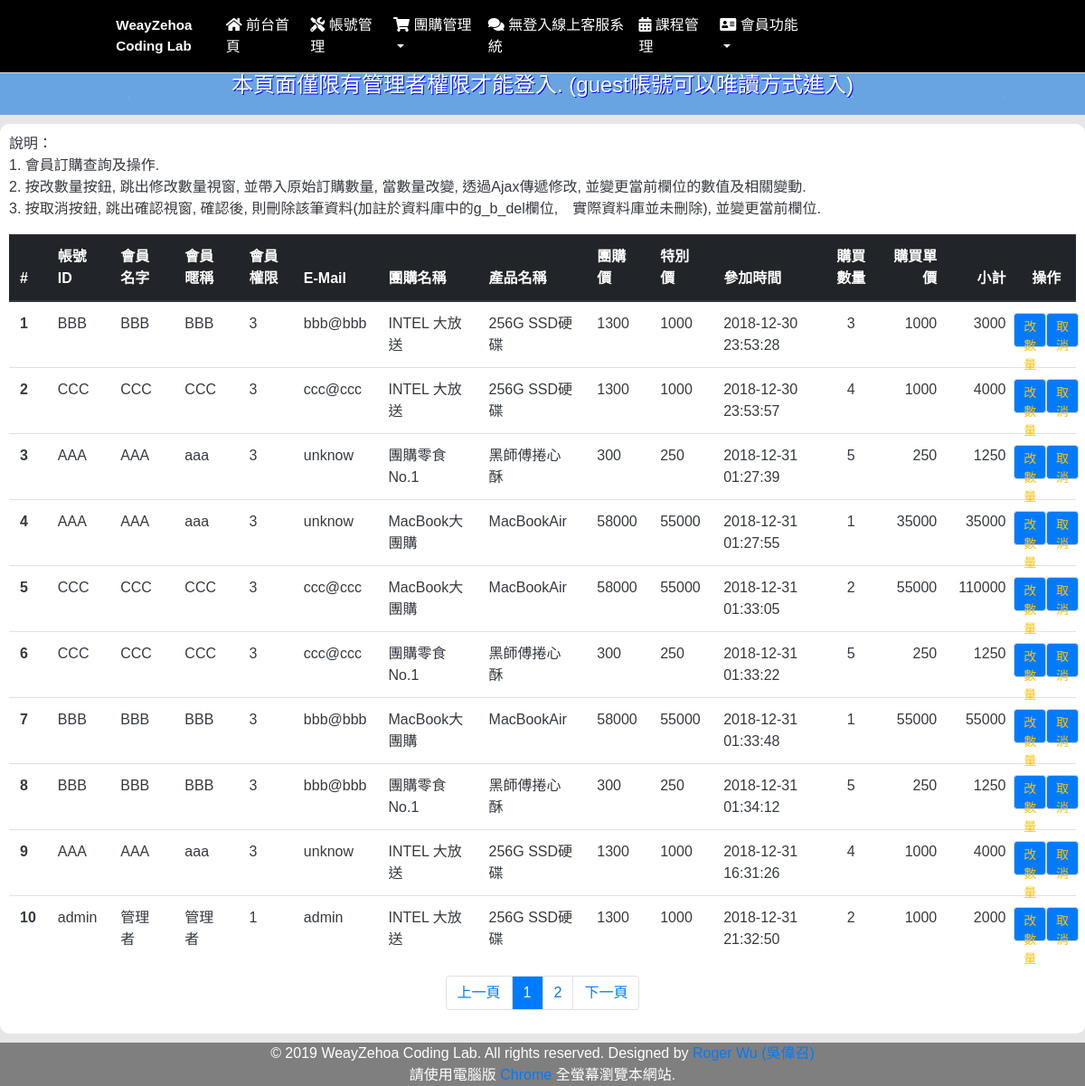
Before: /?menu=2&g=gbuy_buyer (signed in) with the older database file.
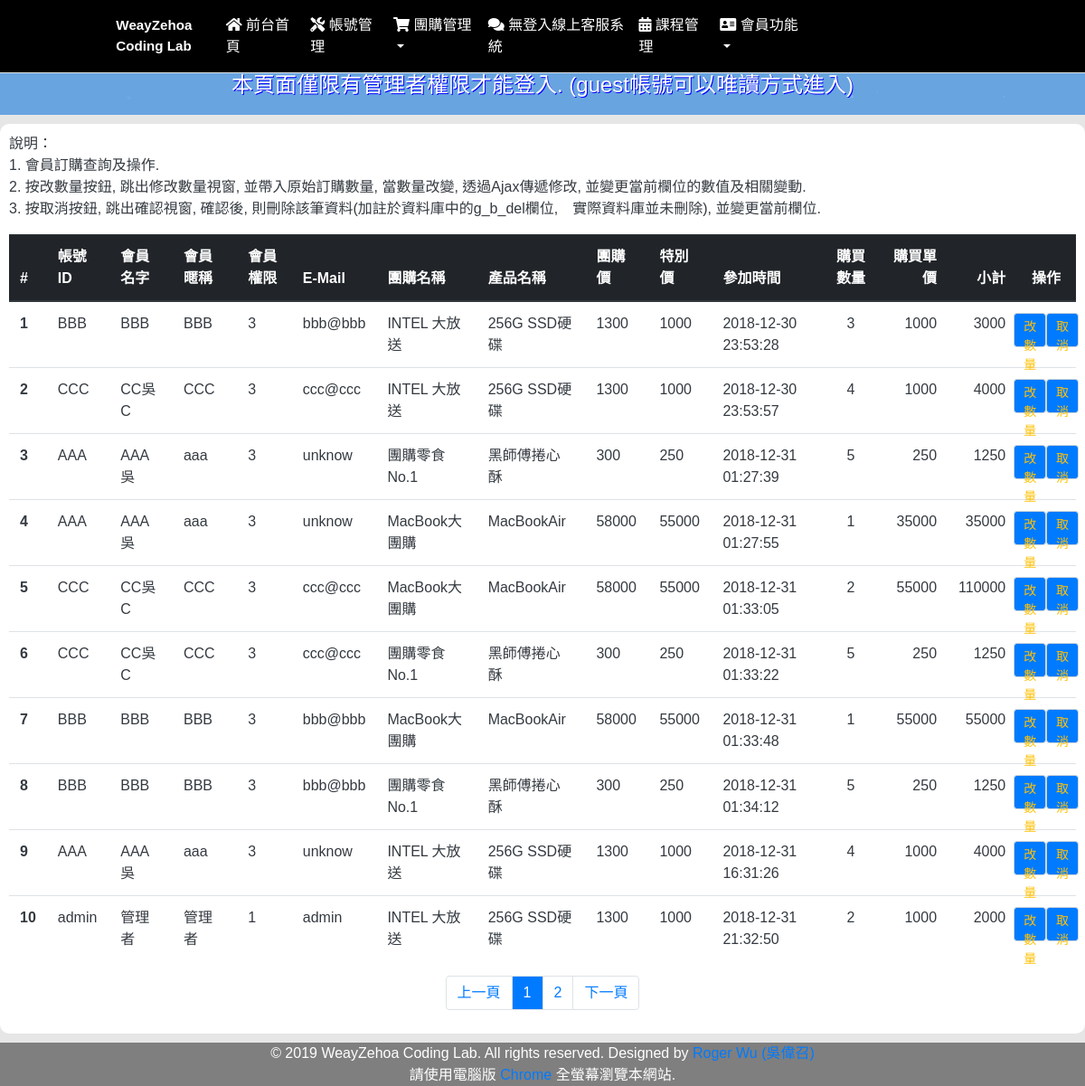
After: the same page with the newer database file.
### tables this page shows
CREATE TABLE `player` (
  `p_seq` int(10) UNSIGNED NOT NULL COMMENT '索引',
  `p_id` text NOT NULL COMMENT '帳號',
  `p_pw` text NOT NULL COMMENT '密碼',
  `p_name` text NOT NULL COMMENT '姓名',
  `p_nick` text NOT NULL COMMENT '暱稱',
  `p_sex` int(1) NOT NULL COMMENT '性別',
  `p_email` text NOT NULL COMMENT '電子郵件',
  `p_permit` int(1) NOT NULL COMMENT '權限',
  `p_ctime` datetime NOT NULL COMMENT '創立時間',
  `p_del` int(1) NOT NULL COMMENT '刪除'
);

CREATE TABLE `gbuy` (
  `g_seq` int(11) NOT NULL,
  `g_p_id` int(11) NOT NULL COMMENT '發起人',
  `g_name` text NOT NULL COMMENT '名稱',
  `g_pname` text NOT NULL COMMENT '產品名稱',
  `g_pic` text NOT NULL COMMENT '圖片檔名',
  `g_con` text NOT NULL COMMENT '說明',
  `g_oprice` int(11) NOT NULL COMMENT '原價',
  `g_gprice` int(11) NOT NULL COMMENT '團購價',
  `g_sprice` int(11) NOT NULL COMMENT '特惠價',
  `g_onum` int(11) NOT NULL COMMENT '限量',
  `g_rnum` int(11) NOT NULL COMMENT '剩餘數量',
  `g_stime` date NOT NULL COMMENT '開始時間',
  `g_endtime` date NOT NULL COMMENT '結束時間',
  `g_close` int(1) NOT NULL COMMENT '結案否',
  `g_del` int(1) NOT NULL COMMENT '刪除否'
);

CREATE TABLE `gbuy_buyer` (
  `g_b_seq` int(11) NOT NULL,
  `g_b_pno` int(11) NOT NULL COMMENT '團購編號',
  `g_b_buyer` int(11) NOT NULL COMMENT '購買者編號',
  `g_b_num` int(11) NOT NULL COMMENT '數量',
  `g_b_price` int(11) NOT NULL COMMENT '單價',
  `g_b_total` int(11) NOT NULL COMMENT '總計',
  `g_b_time` datetime NOT NULL COMMENT '參加時間',
  `g_b_del` int(1) NOT NULL COMMENT '刪除否'
);

### admin/admin_gbuy_buyer.php (the view, shortened to what the changed rows need)
<?php
    $page_cnt = 10;
    $page_now = 1;
    $page_open = ($page_now - 1) * $page_cnt;
    $sql = "SELECT * from player a, gbuy b, gbuy_buyer c where c.g_b_buyer = a.p_seq and c.g_b_pno = b.g_seq and c.g_b_del = 0 limit ".$page_open.",".$page_cnt;
    $ro2 = mysqli_query($link, $sql);
    $row2 = mysqli_fetch_assoc($ro2);
    $no = 1;
?>
<div class="container-fiuld myconbg">
    <div class="row">
        <div class="col-12">
            <div class="bg-white text-dark mycol">
                <div class="row">
                    <div class="col-12">
                        <table class="table table-hover">
                            <thead class="thead-dark">
                                <tr>
                                <th scope="col">#</th>
                                <th scope="col">帳號ID</th>
                                <th scope="col">會員名字</th>
                                <th scope="col">會員暱稱</th>
                                <th scope="col">會員權限</th>
                                <th scope="col">E-Mail</th>
                                <th scope="col">團購名稱</th>
                                <th scope="col">產品名稱</th>
                                <th scope="col">團購價</th>
                                <th scope="col">特別價</th>
                                <th scope="col">參加時間</th>
                                <th scope="col" class="text-center">購買數量</th>
                                <th scope="col" class="text-right">購買單價</th>
                                <th scope="col" class="text-right">小計</th>
                                <th scope="col" class="text-center">操作</th>
                                </tr>
                            </thead>
                            <tbody>
                                <?php do{ ?>
                                <tr>
                                <th scope="row"><?php  echo $no; $no++ ;?></th>
                                <td><?=$row2['p_id']?></td>
                                <td><?=$row2['p_name']?></td>
                                <td><?=$row2['p_nick']?></td>
                                <td><?=$row2['p_permit']?></td>
                                <td><?=$row2['p_email']?></td>
                                <td><?=$row2['g_name']?></td>
                                <td><?=$row2['g_pname']?></td>
                                <td><?=$row2['g_gprice']?></td>
                                <td><?=$row2['g_sprice']?></td>
                                <td><?=$row2['g_b_time']?></td>
                                <td class="text-center"><?=$row2['g_b_num']?></td>
                                <td class="text-right"><?=$row2['g_b_price']?></td>
                                <td class="text-right"><?=$row2['g_b_total']?></td>
                                <td>
                                <div class="row">
                                <button onclick="admin_gb_change('<?=$_SESSION['id']?>','<?=$_SESSION['permit']?>','<?=$row2['p_id']?>','<?=$row2['g_seq']?>','<?=$row2['g_b_num']?>')" type="button" class="col-6 form-control bg-primary text-warning btn-sm">改數量</button>
                                <button onclick="admin_order_cancel('<?=$_SESSION['id']?>','<?=$_SESSION['permit']?>','<?=$row2['p_id']?>','<?=$row2['g_seq']?>')" type="button" class="col-6 form-control bg-primary text-warning btn-sm">取消</button>
                                </div>
                                </td>
                                </tr>
                                <?php }while($row2 = mysqli_fetch_assoc($ro2)); ?>
                            </tbody>
                        </table>
                    </div>
                </div>
            </div>
        </div>
    </div>
</div>

Changed rows visible on the page:
changed player "CCC": p_name "CCC" → "CC吳C"
changed player "AAA": p_name "AAA" → "AAA吳"
